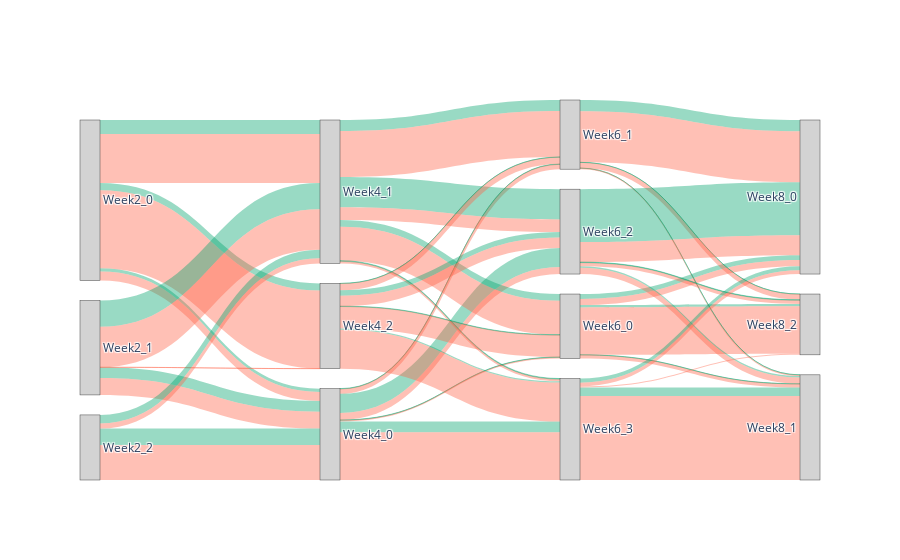

The cell this chart's notebook holds for it:
### Markdown cell above
To generate the Sankey diagram, you need to train masks for each of the four percentiles (0.2, 0.4, 0.6, and 0.8) and subsequently perform clustering for all of them. Below, you can view the Sankey diagram for dsp_001:

### Code cell
create_sankey_diagram(labels_path, 'masked_perc_', [0.2, 0.4, 0.6, 0.8], Y, gamma=True, g=0.6)

### Figure 1 — Plotly figure (JSON) as saved in the notebook; plotly's stock layout.template omitted (floating-point values rounded to 4 significant figures)
{"data": [{"link": {"color": ["rgba(0,163,108, 0.4)", "rgba(255,99,71, 0.4)", "rgba(0,163,108, 0.4)", "rgba(255,99,71, 0.4)", "rgba(0,163,108, 0.4)", "rgba(255,99,71, 0.4)", "rgba(0,163,108, 0.4)", "rgba(255,99,71, 0.4)", "rgba(0,163,108, 0.4)", "rgba(255,99,71, 0.4)", "rgba(0,163,108, 0.4)", "rgba(255,99,71, 0.4)", "rgba(0,163,108, 0.4)", "rgba(255,99,71, 0.4)", "rgba(0,163,108, 0.4)", "rgba(255,99,71, 0.4)", "rgba(0,163,108, 0.4)", "rgba(255,99,71, 0.4)", "rgba(0,163,108, 0.4)", "rgba(255,99,71, 0.4)", "rgba(0,163,108, 0.4)", "rgba(255,99,71, 0.4)", "rgba(0,163,108, 0.4)", "rgba(255,99,71, 0.4)", "rgba(0,163,108, 0.4)", "rgba(255,99,71, 0.4)", "rgba(0,163,108, 0.4)", "rgba(255,99,71, 0.4)", "rgba(0,163,108, 0.4)", "rgba(255,99,71, 0.4)", "rgba(0,163,108, 0.4)", "rgba(255,99,71, 0.4)", "rgba(0,163,108, 0.4)", "rgba(255,99,71, 0.4)", "rgba(0,163,108, 0.4)", "rgba(255,99,71, 0.4)", "rgba(0,163,108, 0.4)", "rgba(255,99,71, 0.4)", "rgba(0,163,108, 0.4)", "rgba(255,99,71, 0.4)", "rgba(0,163,108, 0.4)", "rgba(255,99,71, 0.4)", "rgba(0,163,108, 0.4)", "rgba(255,99,71, 0.4)", "rgba(0,163,108, 0.4)", "rgba(255,99,71, 0.4)", "rgba(0,163,108, 0.4)", "rgba(255,99,71, 0.4)", "rgba(0,163,108, 0.4)", "rgba(255,99,71, 0.4)", "rgba(0,163,108, 0.4)", "rgba(255,99,71, 0.4)", "rgba(0,163,108, 0.4)", "rgba(255,99,71, 0.4)", "rgba(0,163,108, 0.4)", "rgba(255,99,71, 0.4)", "rgba(0,163,108, 0.4)", "rgba(255,99,71, 0.4)", "rgba(0,163,108, 0.4)", "rgba(255,99,71, 0.4)", "rgba(0,163,108, 0.4)", "rgba(255,99,71, 0.4)", "rgba(0,163,108, 0.4)", "rgba(255,99,71, 0.4)", "rgba(0,163,108, 0.4)", "rgba(255,99,71, 0.4)"], "source": [0, 0, 0, 0, 0, 0, 1, 1, 1, 1, 1, 1, 2, 2, 2, 2, 2, 2, 3, 3, 3, 3, 3, 3, 3, 3, 4, 4, 4, 4, 4, 4, 4, 4, 5, 5, 5, 5, 5, 5, 5, 5, 6, 6, 6, 6, 6, 6, 7, 7, 7, 7, 7, 7, 8, 8, 8, 8, 8, 8, 9, 9, 9, 9, 9, 9], "target": [3, 3, 4, 4, 5, 5, 3, 3, 4, 4, 5, 5, 3, 3, 4, 4, 5, 5, 6, 6, 7, 7, 8, 8, 9, 9, 6, 6, 7, 7, 8, 8, 9, 9, 6, 6, 7, 7, 8, 8, 9, 9, 10, 10, 11, 11, 12, 12, 10, 10, 11, 11, 12, 12, 10, 10, 11, 11, 12, 12, 10, 10, 11, 11, 12, 12], "value": [57, 158, 245, 861, 126, 1368, 189, 295, 459, 711, 0, 1, 288, 615, 149, 89, 0, 0, 5, 22, 6, 85, 336, 122, 187, 839, 119, 594, 191, 809, 531, 222, 12, 36, 7, 384, 3, 119, 95, 182, 21, 684, 85, 107, 3, 63, 43, 830, 198, 895, 1, 19, 1, 99, 926, 352, 26, 111, 10, 63, 72, 66, 148, 1473, 0, 20]}, "node": {"color": ["#D3D3D3", "#D3D3D3", "#D3D3D3", "#D3D3D3", "#D3D3D3", "#D3D3D3", "#D3D3D3", "#D3D3D3", "#D3D3D3", "#D3D3D3", "#D3D3D3", "#D3D3D3", "#D3D3D3"], "label": ["Week2_0", "Week2_1", "Week2_2", "Week4_0", "Week4_1", "Week4_2", "Week6_0", "Week6_1", "Week6_2", "Week6_3", "Week8_0", "Week8_1", "Week8_2"]}, "type": "sankey"}], "layout": {}}
